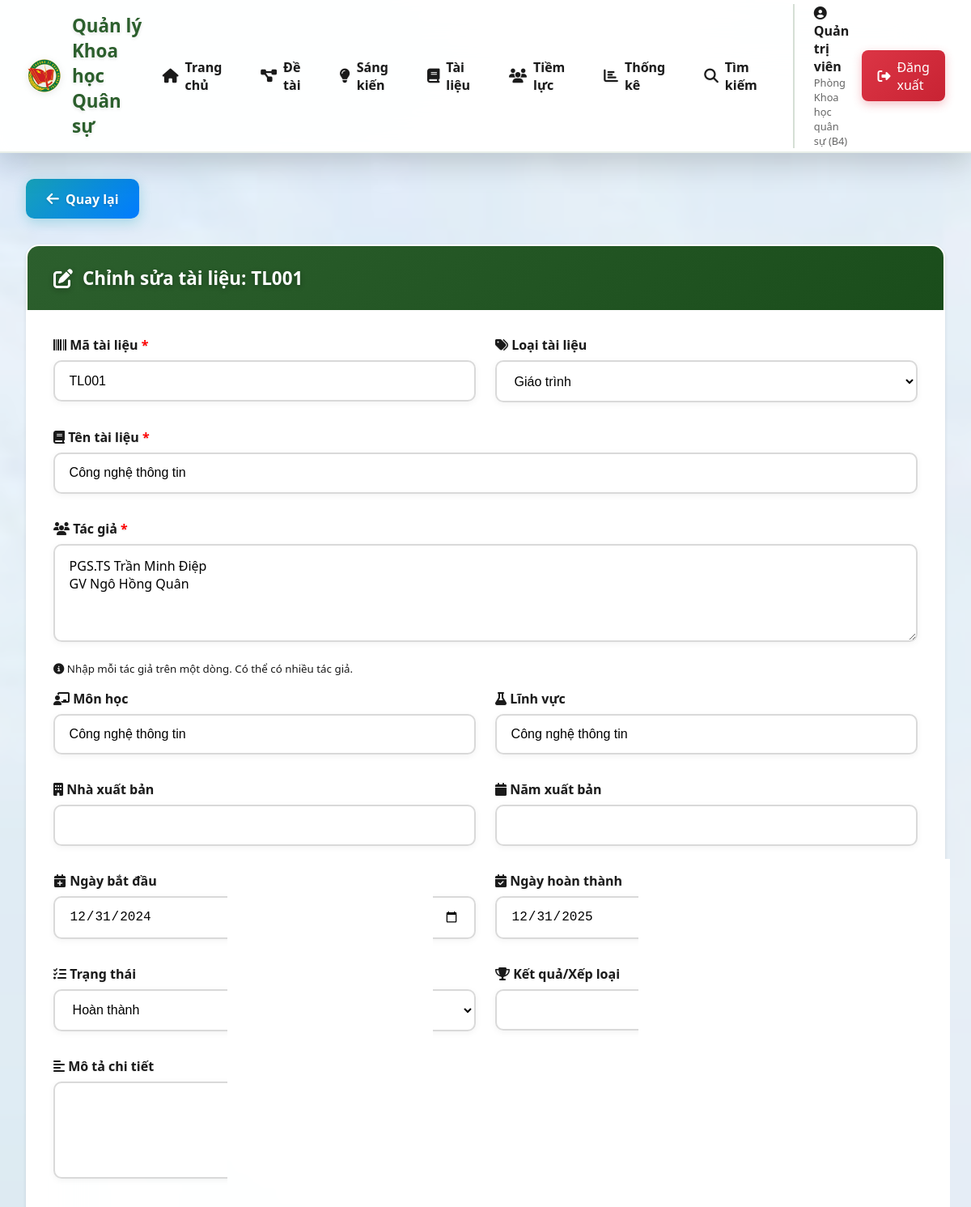
Page /tailieu/edit/1 (signed in, upper part) on the earlier database version.
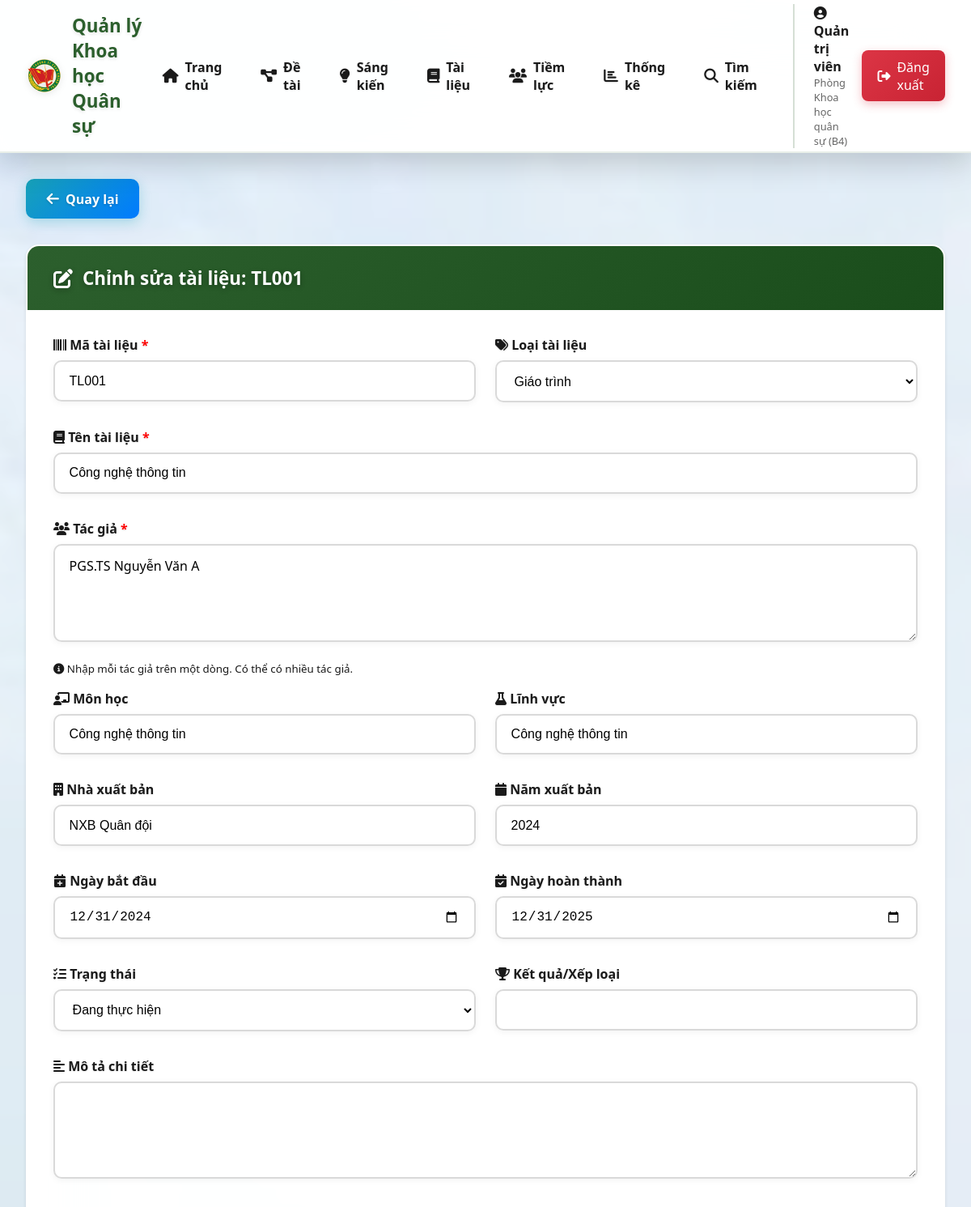
Same page on the later database version.
### models/__init__.py (models this page shows)
class TaiLieu(db.Model):
    __tablename__ = 'tai_lieu'
    id = db.Column(db.Integer, primary_key=True)
    ma_tai_lieu = db.Column(db.String(50), unique=True, nullable=False)
    ten_tai_lieu = db.Column(db.String(255), nullable=False)
    loai = db.Column(db.String(50))  # Giáo trình, Tài liệu dạy học, Sách chuyên khảo, Sách tham khảo
    mo_ta = db.Column(db.Text)
    linh_vuc = db.Column(db.String(100))
    tac_gia = db.Column(db.Text)  # Danh sách tác giả (mỗi tác giả 1 dòng)
    don_vi = db.Column(db.String(120))
    ngay_bat_dau = db.Column(db.Date)
    ngay_ket_thuc = db.Column(db.Date)
    trang_thai = db.Column(db.String(50), default='Đang thực hiện')
    ket_qua = db.Column(db.Text)
    file_word = db.Column(db.String(255))
    file_word_content = db.Column(db.Text)
    nha_xuat_ban = db.Column(db.String(120))
    nam_xuat_ban = db.Column(db.Integer)
    mon_hoc = db.Column(db.String(120))
    file_tai_lieu = db.Column(db.String(255))
    bien_ban_ban = db.Column(db.String(255))
    bien_ban_de_cuong = db.Column(db.String(255))
    bien_ban_nghiem_thu = db.Column(db.String(255))
    file_sau_sua = db.Column(db.String(255))
    created_by = db.Column(db.Integer, db.ForeignKey('users.id'))
    created_at = db.Column(db.DateTime, default=datetime.utcnow)
    updated_at = db.Column(db.DateTime, default=datetime.utcnow, onupdate=datetime.utcnow)
    creator = db.relationship('User', backref='tai_lieu_created')
    ban_thanh_vien = db.relationship('BanTaiLieu', backref='tai_lieu', lazy='dynamic', cascade='all, delete-orphan')
    hoi_dong_de_cuong = db.relationship('HoiDongDeCuongTaiLieu', backref='tai_lieu', lazy='dynamic', cascade='all, delete-orphan')
    hoi_dong_nghiem_thu = db.relationship('HoiDongNghiemThuTaiLieu', backref='tai_lieu', lazy='dynamic', cascade='all, delete-orphan')

### routes/main.py (the view, shortened to what this page needs)
@main_bp.route('/tailieu/edit/<int:id>', methods=['GET', 'POST'])
@login_required
def tailieu_edit(id):
    tailieu = TaiLieu.query.get_or_404(id)
    if current_user.role != 'admin' and tailieu.don_vi != current_user.don_vi:
        flash('Bạn không có quyền chỉnh sửa tài liệu của đơn vị khác!', 'danger')
        return redirect(url_for('main.tailieu_list'))
    return render_template('tailieu/edit.html', tailieu=tailieu, don_vi_list=DON_VI_LIST, loai_list=LOAI_TAI_LIEU)

### templates/tailieu/edit.html (shortened to what the changed rows need)
{% extends "base.html" %}
{% block content %}
<div class="card">
    <div class="card-header">
        <i class="fas fa-edit"></i> Chỉnh sửa tài liệu: {{ tailieu.ma_tai_lieu }}
    </div>
    <div class="card-body">
        <form method="POST" enctype="multipart/form-data">
            <div style="display: grid; grid-template-columns: 1fr 1fr; gap: 1.5rem;">
                <div class="form-group">
                    <label class="form-label" for="ma_tai_lieu">
                        <i class="fas fa-barcode"></i> Mã tài liệu <span style="color: red;">*</span>
                    </label>
                    <input type="text" class="form-control" id="ma_tai_lieu" name="ma_tai_lieu" value="{{ tailieu.ma_tai_lieu }}" required>
                </div>
                <div class="form-group">
                    <label class="form-label" for="loai">
                        <i class="fas fa-tags"></i> Loại tài liệu
                    </label>
                    <select class="form-control" id="loai" name="loai">
                        <option value="Giáo trình" {% if tailieu.loai == 'Giáo trình' %}selected{% endif %}>Giáo trình</option>
                    </select>
                </div>
            </div>
            <div class="form-group">
                <label class="form-label" for="ten_tai_lieu">
                    <i class="fas fa-book"></i> Tên tài liệu <span style="color: red;">*</span>
                </label>
                <input type="text" class="form-control" id="ten_tai_lieu" name="ten_tai_lieu" value="{{ tailieu.ten_tai_lieu }}" required>
            </div>
            <div class="form-group">
                <label class="form-label" for="tac_gia">
                    <i class="fas fa-users"></i> Tác giả <span style="color: red;">*</span>
                </label>
                <textarea class="form-control" id="tac_gia" name="tac_gia" rows="4" required
                          placeholder="Nhập tên các tác giả, mỗi tác giả một dòng.&#10;Ví dụ:&#10;PGS.TS. Nguyễn Văn A&#10;TS. Trần Thị B&#10;ThS. Lê Văn C">{{ tailieu.tac_gia or '' }}</textarea>
                <small class="form-text text-muted">
                    <i class="fas fa-info-circle"></i> Nhập mỗi tác giả trên một dòng. Có thể có nhiều tác giả.
                </small>
            </div>
            <div style="display: grid; grid-template-columns: 1fr 1fr; gap: 1.5rem;">
                <div class="form-group">
                    <label class="form-label" for="mon_hoc">
                        <i class="fas fa-chalkboard-teacher"></i> Môn học
                    </label>
                    <input type="text" class="form-control" id="mon_hoc" name="mon_hoc" value="{{ tailieu.mon_hoc or '' }}">
                </div>
                <div class="form-group">
                    <label class="form-label" for="linh_vuc">
                        <i class="fas fa-flask"></i> Lĩnh vực
                    </label>
                    <input type="text" class="form-control" id="linh_vuc" name="linh_vuc" value="{{ tailieu.linh_vuc or '' }}">
                </div>
            </div>
            <div style="display: grid; grid-template-columns: 1fr 1fr; gap: 1.5rem;">
                <div class="form-group">
                    <label class="form-label" for="nha_xuat_ban">
                        <i class="fas fa-building"></i> Nhà xuất bản
                    </label>
                    <input type="text" class="form-control" id="nha_xuat_ban" name="nha_xuat_ban" value="{{ tailieu.nha_xuat_ban or '' }}">
                </div>
                <div class="form-group">
                    <label class="form-label" for="nam_xuat_ban">
                        <i class="fas fa-calendar"></i> Năm xuất bản
                    </label>
                    <input type="number" class="form-control" id="nam_xuat_ban" name="nam_xuat_ban" value="{{ tailieu.nam_xuat_ban or '' }}" min="1900" max="2100">
                </div>
            </div>
            <div style="display: grid; grid-template-columns: 1fr 1fr; gap: 1.5rem;">
                <div class="form-group">
                    <label class="form-label" for="ngay_bat_dau">
                        <i class="fas fa-calendar-plus"></i> Ngày bắt đầu
                    </label>
                    <input type="date" class="form-control" id="ngay_bat_dau" name="ngay_bat_dau"
                           value="{{ tailieu.ngay_bat_dau.strftime('%Y-%m-%d') if tailieu.ngay_bat_dau else '' }}">
                </div>
                <div class="form-group">
                    <label class="form-label" for="ngay_ket_thuc">
                        <i class="fas fa-calendar-check"></i> Ngày hoàn thành
                    </label>
                    <input type="date" class="form-control" id="ngay_ket_thuc" name="ngay_ket_thuc"
                           value="{{ tailieu.ngay_ket_thuc.strftime('%Y-%m-%d') if tailieu.ngay_ket_thuc else '' }}">
                </div>
            </div>
            <div style="display: grid; grid-template-columns: 1fr 1fr; gap: 1.5rem;">
                <div class="form-group">
                    <label class="form-label" for="trang_thai">
                        <i class="fas fa-tasks"></i> Trạng thái
                    </label>
                    <select class="form-control" id="trang_thai" name="trang_thai">
                        <option value="Đang thực hiện" {% if tailieu.trang_thai == 'Đang thực hiện' %}selected{% endif %}>Đang thực hiện</option>
                        <option value="Hoàn thành" {% if tailieu.trang_thai == 'Hoàn thành' %}selected{% endif %}>Hoàn thành</option>
                    </select>
                </div>
            </div>
        </form>
    </div>
</div>
{% endblock %}

Differences in the rows shown:
changed TaiLieu "TL001": tac_gia "PGS.TS Trần Minh Điệp GV Ngô Hồng Quân" → "PGS.TS Nguyễn Văn A"; nha_xuat_ban (not shown) → "NXB Quân đội"; nam_xuat_ban (not shown) → "2024"; trang_thai "Hoàn thành" → "Đang thực hiện"
